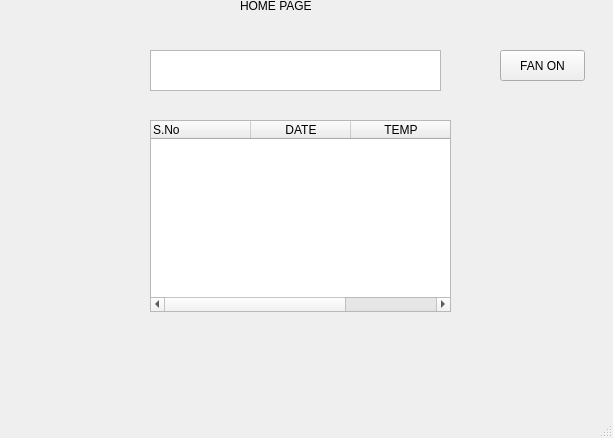
<?xml version="1.0" encoding="UTF-8"?>
<ui version="4.0">
 <class>MainWindow</class>
 <widget class="QMainWindow" name="MainWindow">
  <property name="geometry">
   <rect>
    <x>0</x>
    <y>0</y>
    <width>613</width>
    <height>438</height>
   </rect>
  </property>
  <property name="windowTitle">
   <string>MainWindow</string>
  </property>
  <widget class="QWidget" name="centralwidget">
   <widget class="QTextEdit" name="text">
    <property name="geometry">
     <rect>
      <x>150</x>
      <y>50</y>
      <width>291</width>
      <height>41</height>
     </rect>
    </property>
   </widget>
   <widget class="QTableWidget" name="table">
    <property name="geometry">
     <rect>
      <x>150</x>
      <y>120</y>
      <width>301</width>
      <height>192</height>
     </rect>
    </property>
    <column>
     <property name="text">
      <string>S.No</string>
     </property>
     <property name="textAlignment">
      <set>AlignLeft|AlignVCenter</set>
     </property>
    </column>
    <column>
     <property name="text">
      <string>DATE</string>
     </property>
     <property name="background">
      <color>
       <red>0</red>
       <green>0</green>
       <blue>0</blue>
      </color>
     </property>
    </column>
    <column>
     <property name="text">
      <string>TEMP</string>
     </property>
    </column>
   </widget>
   <widget class="QPushButton" name="pushButton">
    <property name="geometry">
     <rect>
      <x>500</x>
      <y>50</y>
      <width>85</width>
      <height>31</height>
     </rect>
    </property>
    <property name="text">
     <string>FAN ON</string>
    </property>
   </widget>
   <widget class="QLabel" name="label">
    <property name="geometry">
     <rect>
      <x>240</x>
      <y>-10</y>
      <width>81</width>
      <height>31</height>
     </rect>
    </property>
    <property name="text">
     <string>HOME PAGE</string>
    </property>
   </widget>
  </widget>
  <widget class="QMenuBar" name="menubar">
   <property name="geometry">
    <rect>
     <x>0</x>
     <y>0</y>
     <width>613</width>
     <height>27</height>
    </rect>
   </property>
  </widget>
  <widget class="QStatusBar" name="statusbar"/>
 </widget>
 <resources/>
 <connections/>
</ui>
